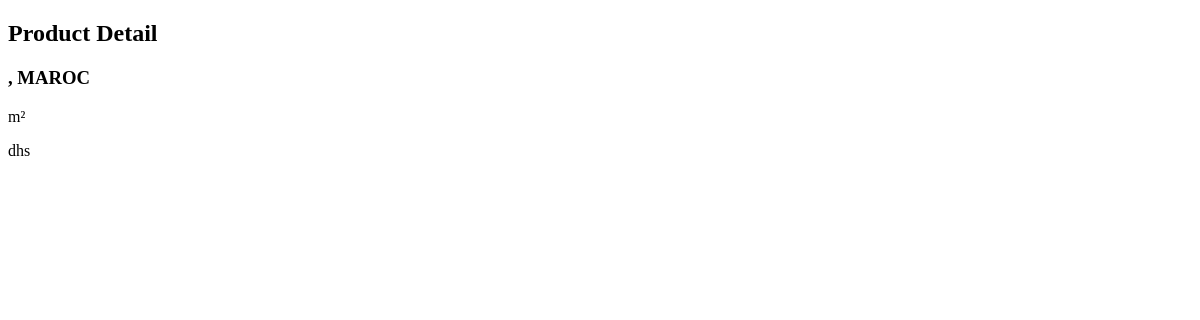
/product/ff76dd6c-4666-463d-ab39-2523672d3d54, run on an earlier commit of the app's database.
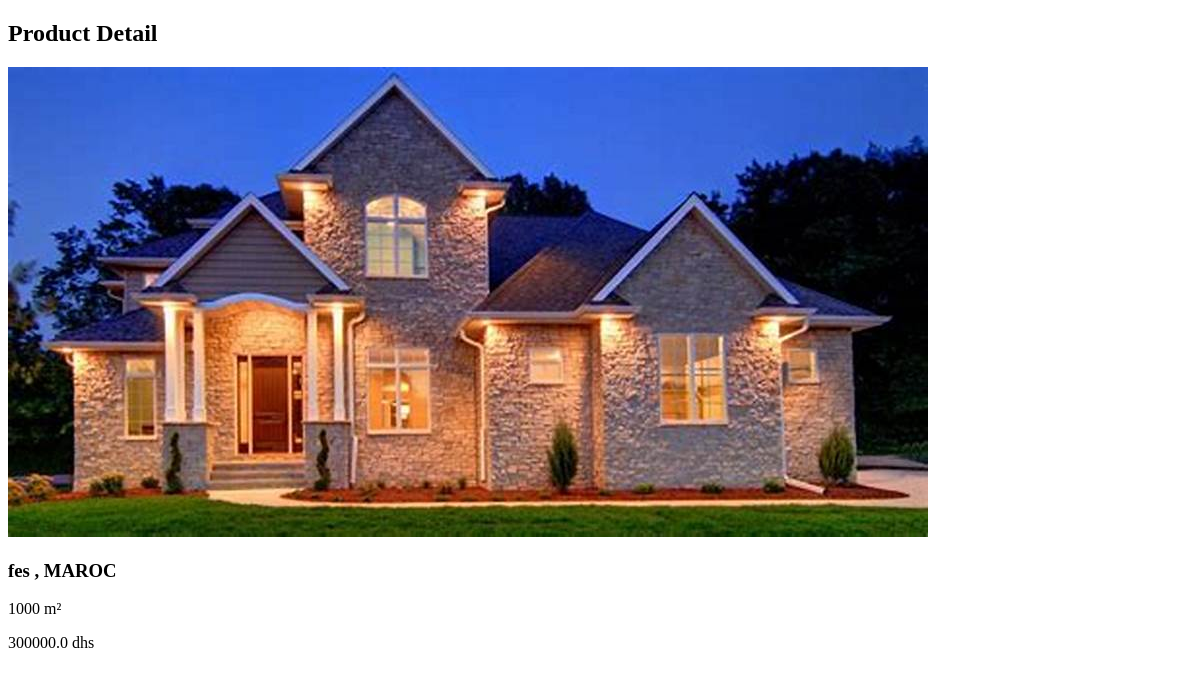
And on a later commit of the database.
### models/user.py (models this page shows)
class Products(db.Model):
    id = db.Column(db.String(50), primary_key=True, default=lambda: str( uuid.uuid4()), unique=True, nullable=False)
    name = db.Column(db.String(255), nullable=False)
    city = db.Column(db.String(8), nullable=False)
    price = db.Column(db.Float, nullable=False)
    image_path = db.Column(db.String(255), nullable=True)
    num_rooms = Column(Integer, nullable=False)
    section = Column(Integer, nullable=False)
    num_bain = Column(Integer, nullable=False)
    window_per_house = Column(Integer, nullable=False)
    user_id = db.Column(db.String(50),db.ForeignKey('user.id'),nullable=False)
    user = db.relationship('User', backref=db.backref('products', lazy=True))

### models/app.py (the view)
    @app.route('/product/<string:product_id>')
    def product_detail(product_id):
        product = get_product_details(product_id)
        return render_template('product_detail.html', product=product)

### models/templates/product_detail.html (shortened to what this page needs)
<!DOCTYPE html>
<html lang="en">
<head>
</head>
<body>
    <section class="product-detail">
        <div class="container">
            <h2>Product Detail</h2>
            <div class="product">
                {% if product.image_path %}
                    <img src="{{ url_for('serve_image', filename=product.image_path.split('/')[-1]) }}" alt="Product Image"/>
                {% endif %}
                <h3>{{ product.city }} , MAROC</h3>
                <p> {{ product.section }} m²</p>
                <p> {{ product.price }} dhs</p>
            </div>
        </div>
    </section>
</body>
</html>

What changed in the data, as far as the page shows it:
added Products: city "fes", section "1000", price "300000.0"
